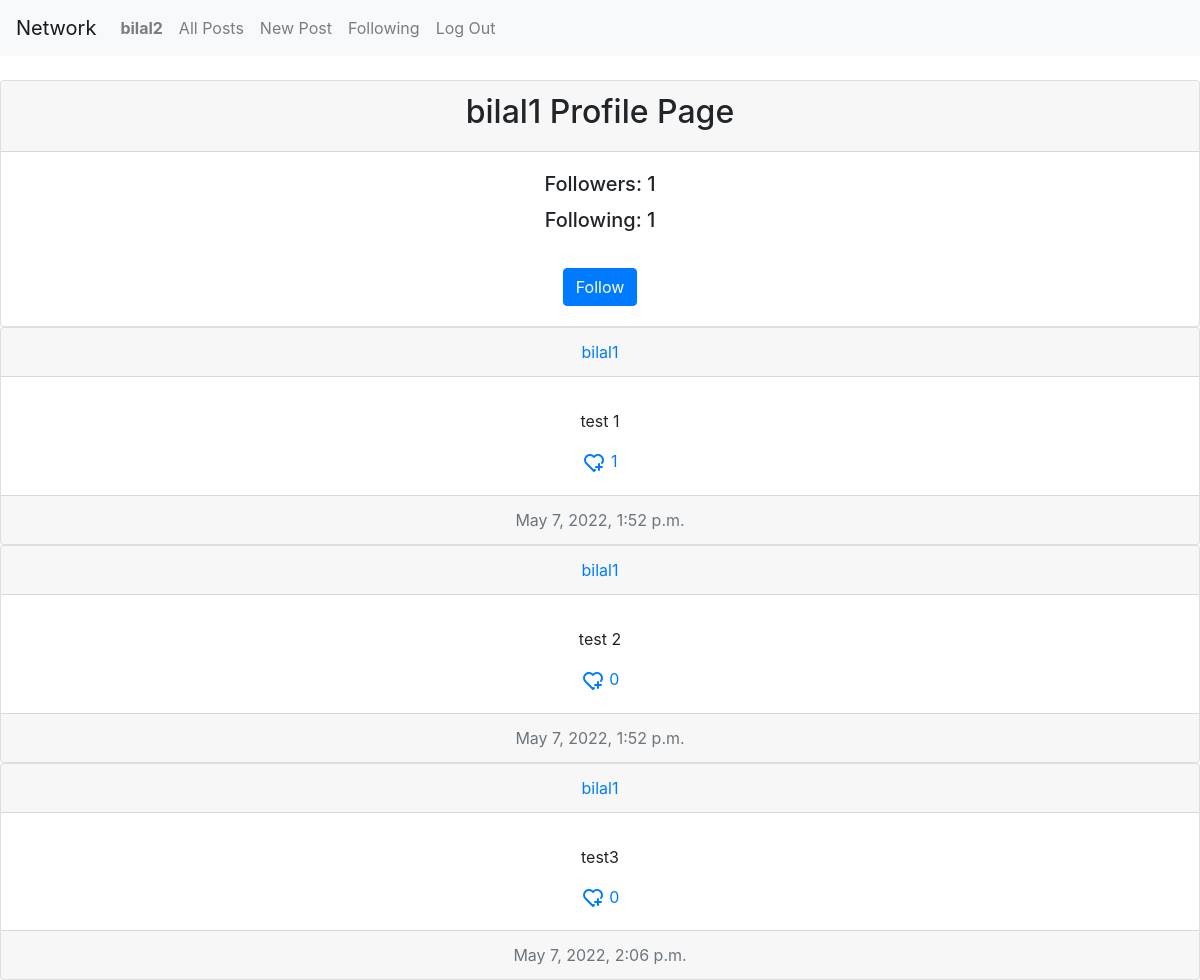
/profile/page/1, run on an earlier commit of the app's database.
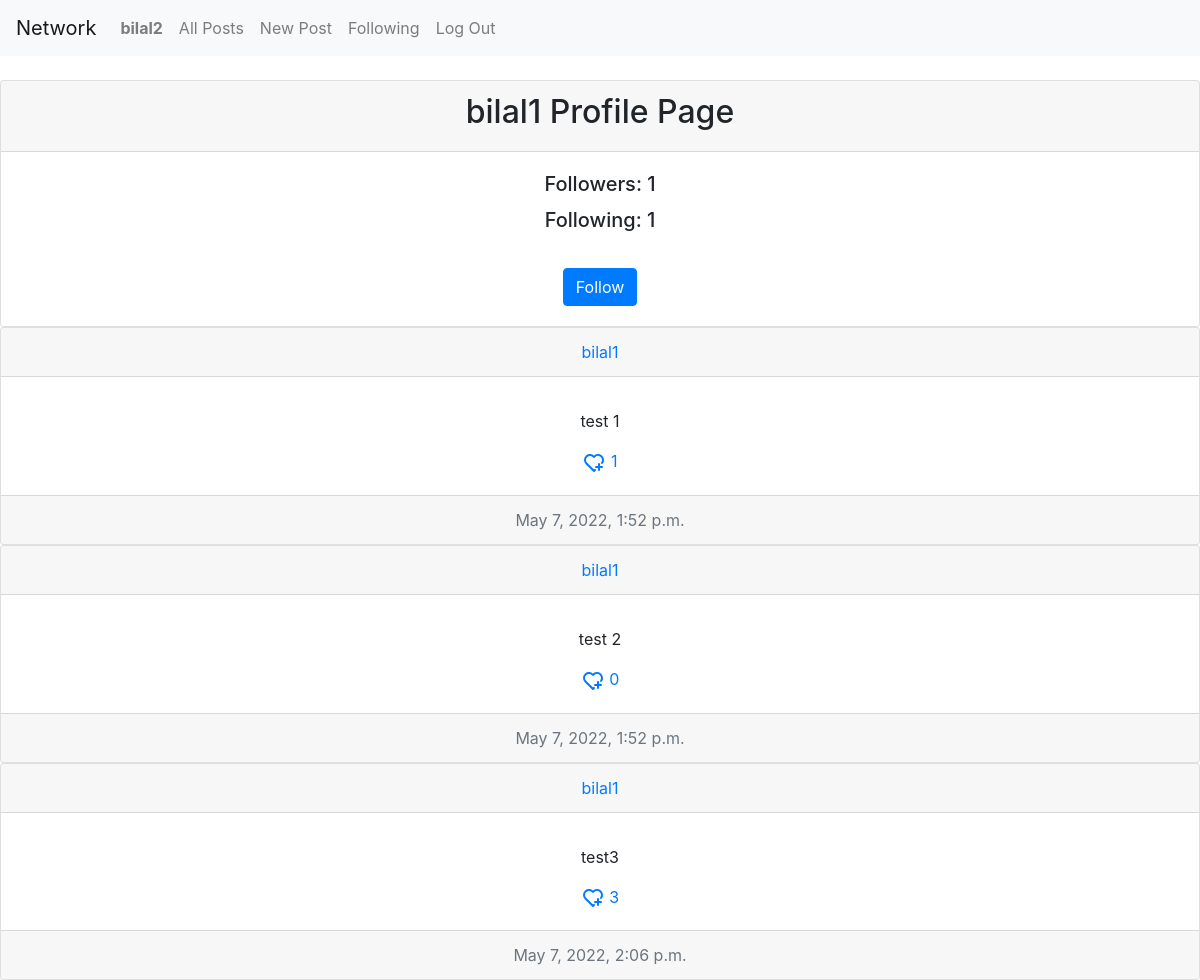
And on a later commit of the database.
### network/models.py (models this page shows, shortened)
class Post(models.Model):
    user = models.ForeignKey(User, on_delete=models.CASCADE)
    content = models.TextField()
    time_created = models.DateTimeField(default=datetime.now())
    likes_counter = models.IntegerField(default=0)

class User(AbstractUser):
    pass

### network/views.py (the view)
# urls.py: path("profile/page/<int:user_id>", views.fetch_profile, name="fetch-profile"),
def fetch_profile(request, user_id):
    user_info = User.objects.get(pk=user_id)
    post_list = Post.objects.filter(user=user_info)
    user_list = User.objects.all()
    user = request.user
    follow = True
    followers_count = 0
    following_count = 0
    if user_info == request.user:
        follow = False
    for user in user_list:
        if UserFollowing.objects.filter(user=user_info, following=user):
            following_count += 1
        if UserFollowers.objects.filter(user=user_info, followers=user):
            followers_count += 1
    return render(request, "network/user_profile.html", context={
        'post_list': post_list,
        'user_info': user_info,
        'follow': follow,
        'following_count': following_count,
        'followers_count': followers_count,
        'user': user
    })

### network/templates/network/user_profile.html (shortened to what this page needs)
{% extends "network/layout.html" %}
{% block body %}
<br>
<div class="card text-center">
  <div class="card-header">
      <h2>{{user_info.username}} Profile Page</h2>
  </div>
  <div class="card-body">
    <h5>
    <p class="card-title">Followers: {{followers_count}}</p>
    <p class="card-title">Following: {{following_count}}</p></h5>
      {% if user.is_authenticated and follow %}
      <br>
      <a href="{% url 'follow-user' user_info.id %}" class="btn btn-primary">Follow</a>
      {% endif %}
  </div>
</div>
{% for post in post_list %}
<div class="card text-center">
  <div class="card-header">
      <a href=" {% url 'fetch-profile' post.user.id %}">
          {{post.user}}
      </a>
  </div>
  <div class="card-body">
    <p class="card-text">{{ post.content }}</p>
    <a href="{% url 'likes-counter' post.id %}" style="text-decoration: none">
        {{post.likes_counter}}
    </a>
  </div>
  <div class="card-footer text-muted">
    {{ post.time_created }}
  </div>
</div>
{% endfor %}
{% endblock %}

What changed in the data, as far as the page shows it:
changed Post "test3": likes_counter "0" → "3"
